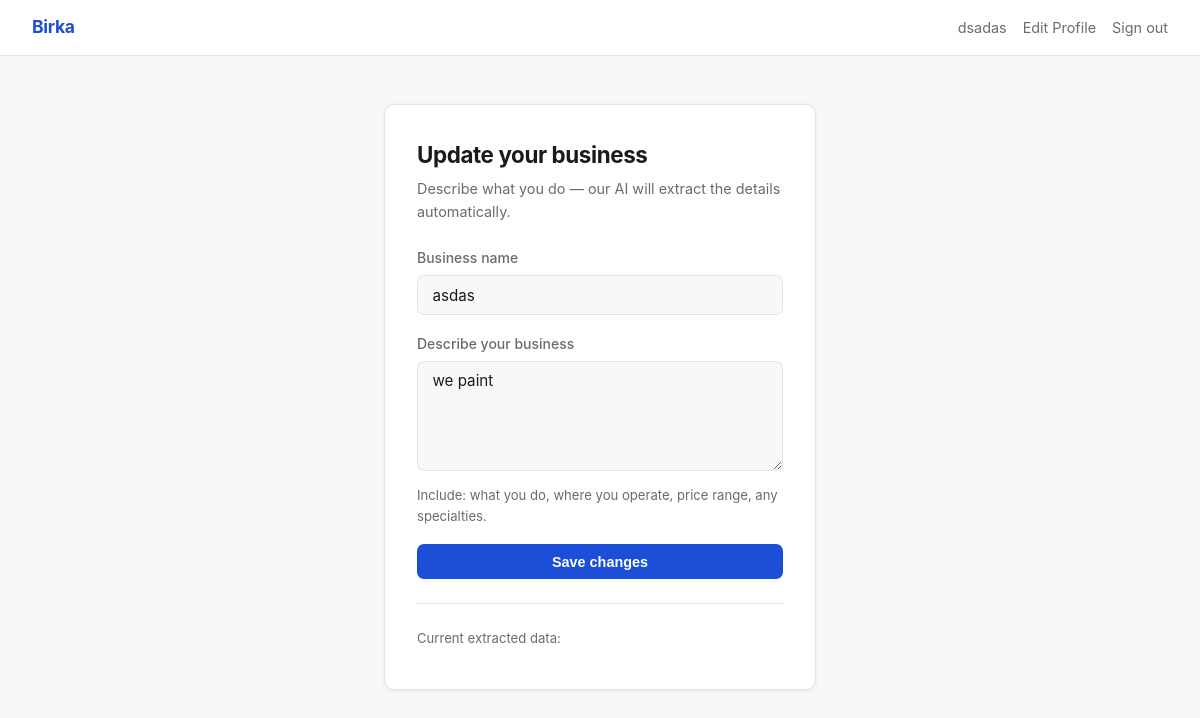
Screenshot of /seller/setup (signed in) with the database file from the repository.
### models.py (models this page shows, shortened)
class User(db.Model):
    id = db.Column(db.Integer, primary_key=True)
    email = db.Column(db.String(120), unique=True, nullable=False)
    password_hash = db.Column(db.String(256), nullable=False)
    name = db.Column(db.String(100), nullable=False)
    phone = db.Column(db.String(30), default='')
    role = db.Column(db.String(10), nullable=False)  # 'buyer' or 'seller'
    seller_profile = db.relationship('SellerProfile', backref='user', uselist=False, cascade='all, delete-orphan')

class SellerProfile(db.Model):
    id = db.Column(db.Integer, primary_key=True)
    user_id = db.Column(db.Integer, db.ForeignKey('user.id'), nullable=False)
    business_name = db.Column(db.String(200), nullable=False)
    raw_description = db.Column(db.Text)
    summary = db.Column(db.Text)
    services = db.Column(db.Text, default='[]')   # JSON list of service keys
    cities = db.Column(db.Text, default='[]')      # JSON list of city names
    price_min = db.Column(db.Integer, default=0)
    price_max = db.Column(db.Integer, default=0)
    def get_services(self): return json.loads(self.services or '[]')
    def get_cities(self):   return json.loads(self.cities or '[]')

### app.py (the view, shortened to what this page needs)
@app.route('/seller/setup', methods=['GET', 'POST'])
def seller_setup():
    u = current_user()
    if not u or u.role != 'seller':
        return redirect(url_for('login'))
    return render_template('seller_setup.html', user=u, profile=u.seller_profile)

### app.py (called while the page is built)
def current_user():
    uid = session.get('user_id')
    return User.query.get(uid) if uid else None

### templates/seller_setup.html (shortened to what this page needs)
{% extends 'base.html' %}
{% block content %}
<div class="container-sm">
  <div class="card">
    <h1 style="font-size:1.4rem;margin-bottom:.25rem;">
      {% if profile %}Update your business{% else %}Set up your business{% endif %}
    </h1>
    <p class="muted" style="margin-bottom:1.5rem;">Describe what you do — our AI will extract the details automatically.</p>
    <form method="POST">
      <div class="form-group">
        <label>Business name</label>
        <input type="text" name="business_name" required
               value="{{ profile.business_name if profile else '' }}"
               placeholder="Stockholm Painters AB">
      </div>
      <div class="form-group">
        <label>Describe your business</label>
        <textarea name="description" required
                  placeholder="We paint houses and apartments in Stockholm and Solna. Interior and exterior. Prices from 300 SEK/hour. Available weekdays.">{{ profile.raw_description if profile else '' }}</textarea>
        <p class="prompt-hint">Include: what you do, where you operate, price range, any specialties.</p>
      </div>
      <button type="submit" class="btn btn-primary" style="width:100%;">
        {% if profile %}Save changes{% else %}Create profile{% endif %}
      </button>
    </form>
    {% if profile %}
    <hr class="divider">
    <div>
      <p class="muted" style="font-size:.82rem;margin-bottom:.5rem;">Current extracted data:</p>
    </div>
    {% endif %}
  </div>
</div>
{% endblock %}

### templates/base.html (shortened to what this page needs)
<!DOCTYPE html>
<html lang="en">
<head>
  <link rel="stylesheet" href="{{ url_for('static', filename='style.css') }}">
</head>
<body>
<nav>
  <a class="brand" href="/">Birka</a>
  <div class="links">
    {% if user %}
      <span class="muted">{{ user.name }}</span>
      {% if user.role == 'seller' %}
        <a href="{{ url_for('seller_setup') }}">Edit Profile</a>
      {% endif %}
      <a href="{{ url_for('logout') }}">Sign out</a>
    {% else %}
      <a href="{{ url_for('login') }}">Sign in</a>
      <a href="{{ url_for('register') }}" class="btn btn-primary btn-sm">Get started</a>
    {% endif %}
  </div>
</nav>
{% block content %}{% endblock %}
</body>
</html>

### static/style.css (style rules this page uses)
*, *::before, *::after { box-sizing: border-box; margin: 0; padding: 0; }
:root { --bg: #f8f8f6; --surface: #ffffff; --border: #e4e4e0; --text: #1a1a18; --muted: #6b6b67; --accent: #1d4ed8; --accent-h: #1e40af; --danger: #dc2626; --radius: 10px; --shadow: 0 1px 4px rgba(0,0,0,.07); }
body { font-family: -apple-system, BlinkMacSystemFont, 'Segoe UI', system-ui, sans-serif; background: var(--bg); color: var(--text); min-height: 100vh; line-height: 1.6; }
nav { background: var(--surface); border-bottom: 1px solid var(--border); padding: 0 2rem; display: flex; align-items: center; justify-content: space-between; height: 56px; }
nav .brand { font-weight: 700; font-size: 1.1rem; color: var(--accent); text-decoration: none; letter-spacing: -.3px; }
nav .links { display: flex; gap: 1rem; align-items: center; }
nav .links a { color: var(--muted); text-decoration: none; font-size: .9rem; }
.container-sm { max-width: 480px; margin: 0 auto; padding: 3rem 1.5rem; }
.card { background: var(--surface); border: 1px solid var(--border); border-radius: var(--radius); padding: 2rem; box-shadow: var(--shadow); }
h1 { font-size: 1.75rem; font-weight: 700; letter-spacing: -.4px; margin-bottom: .4rem; }
.muted { color: var(--muted); font-size: .9rem; }
p { margin-bottom: .75rem; }
.form-group { margin-bottom: 1.1rem; }
label { display: block; font-size: .875rem; font-weight: 500; margin-bottom: .35rem; color: var(--muted); }
input[type=text], input[type=email], input[type=password], input[type=tel], select, textarea { width: 100%; padding: .6rem .9rem; border: 1px solid var(--border); border-radius: 7px; font-size: .95rem; font-family: inherit; background: var(--bg); color: var(--text); transition: border-color .15s; outline: none; }
textarea { resize: vertical; min-height: 110px; }
.btn { display: inline-block; padding: .6rem 1.4rem; border-radius: 7px; font-size: .9rem; font-weight: 600; cursor: pointer; border: none; text-decoration: none; transition: background .15s, transform .1s; }
.btn-primary { background: var(--accent); color: #fff; }
.divider { border: none; border-top: 1px solid var(--border); margin: 1.5rem 0; }
.prompt-hint { font-size: .82rem; color: var(--muted); margin-top: .4rem; }

### rows the page displays
User: name "dsadas"
SellerProfile: business_name "asdas", description "we paint"
